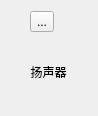
<?xml version="1.0" encoding="UTF-8"?>
<ui version="4.0">
 <class>LocalSpeakerWidget</class>
 <widget class="QWidget" name="LocalSpeakerWidget">
  <property name="geometry">
   <rect>
    <x>0</x>
    <y>0</y>
    <width>98</width>
    <height>116</height>
   </rect>
  </property>
  <property name="sizePolicy">
   <sizepolicy hsizetype="Fixed" vsizetype="Fixed">
    <horstretch>0</horstretch>
    <verstretch>0</verstretch>
   </sizepolicy>
  </property>
  <property name="minimumSize">
   <size>
    <width>98</width>
    <height>116</height>
   </size>
  </property>
  <property name="maximumSize">
   <size>
    <width>98</width>
    <height>116</height>
   </size>
  </property>
  <property name="windowTitle">
   <string>LocalSpeakerWidget</string>
  </property>
  <layout class="QGridLayout" name="gridLayout">
   <item row="0" column="0">
    <widget class="QToolButton" name="speakerVolumeButton">
     <property name="text">
      <string>...</string>
     </property>
     <property name="icon">
      <iconset resource="CoolView.qrc">
       <normaloff>:/image/volume.png</normaloff>:/image/volume.png</iconset>
     </property>
     <property name="iconSize">
      <size>
       <width>42</width>
       <height>42</height>
      </size>
     </property>
     <property name="checkable">
      <bool>true</bool>
     </property>
     <property name="popupMode">
      <enum>QToolButton::InstantPopup</enum>
     </property>
    </widget>
   </item>
   <item row="1" column="0">
    <widget class="QLabel" name="speakerNameLabel">
     <property name="text">
      <string>扬声器</string>
     </property>
     <property name="scaledContents">
      <bool>false</bool>
     </property>
     <property name="alignment">
      <set>Qt::AlignCenter</set>
     </property>
     <property name="wordWrap">
      <bool>true</bool>
     </property>
    </widget>
   </item>
  </layout>
 </widget>
 <layoutdefault spacing="6" margin="11"/>
 <resources>
  <include location="CoolView.qrc"/>
 </resources>
 <connections/>
</ui>
